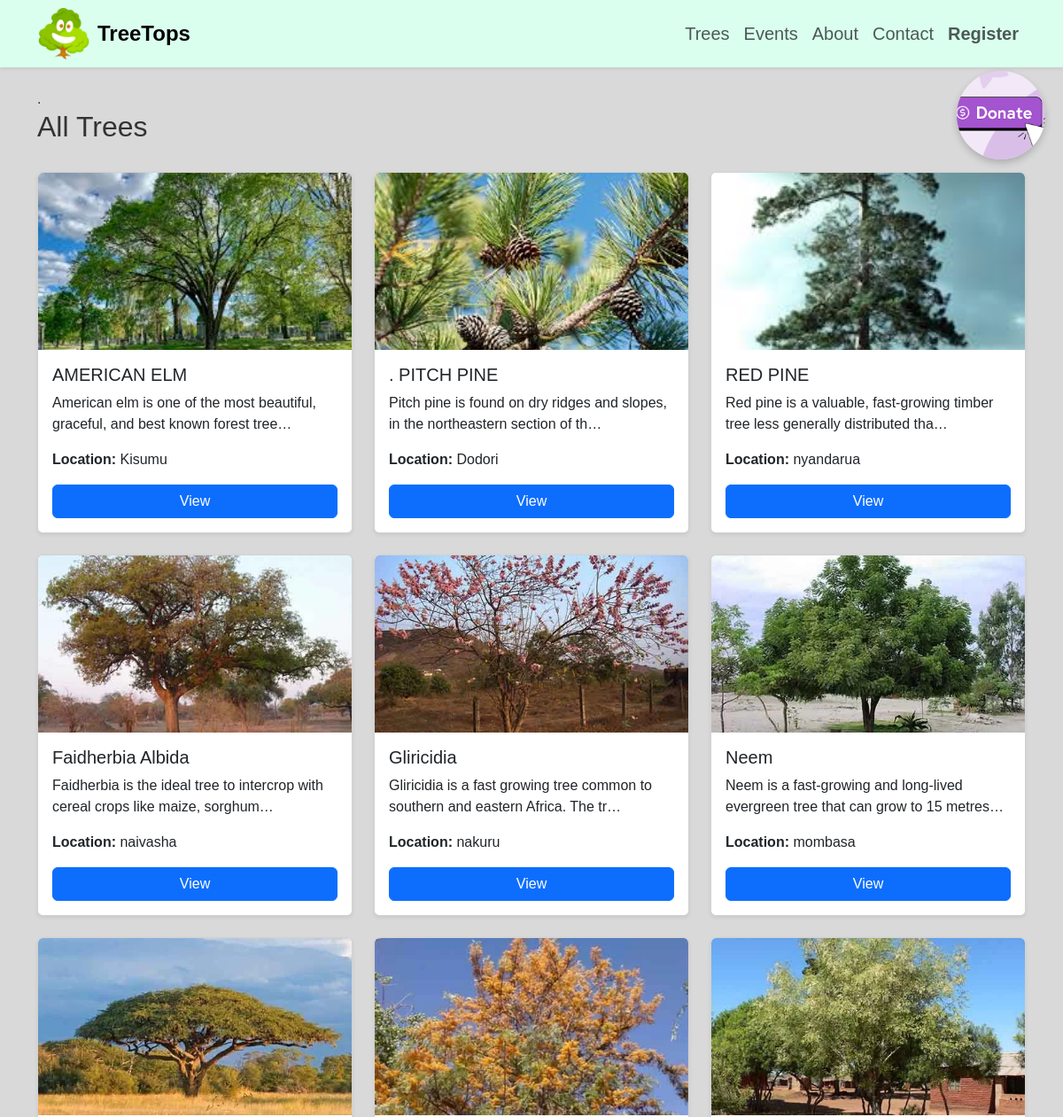
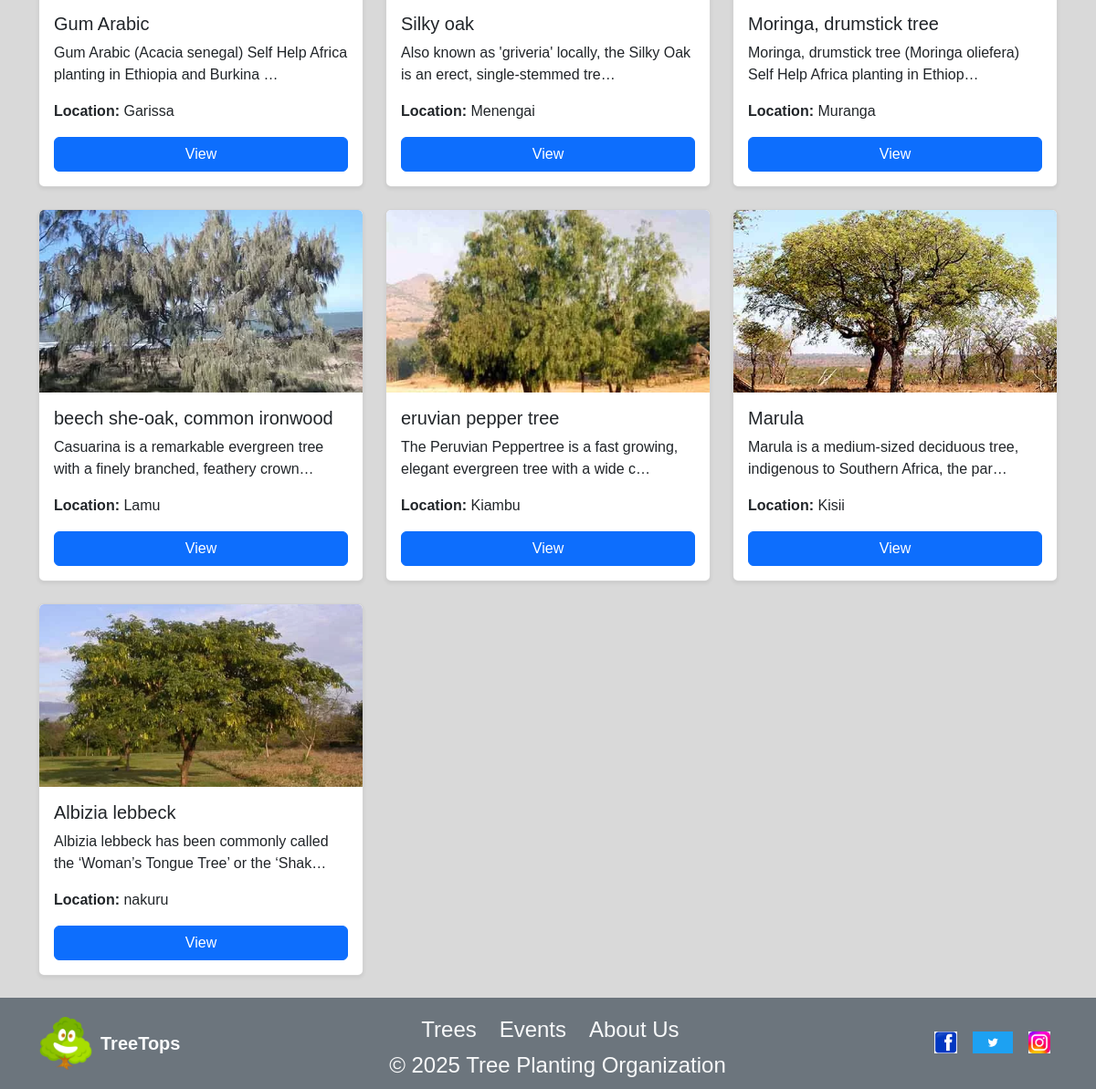
Before: /trees with the older database file (2 pictures, top to bottom).
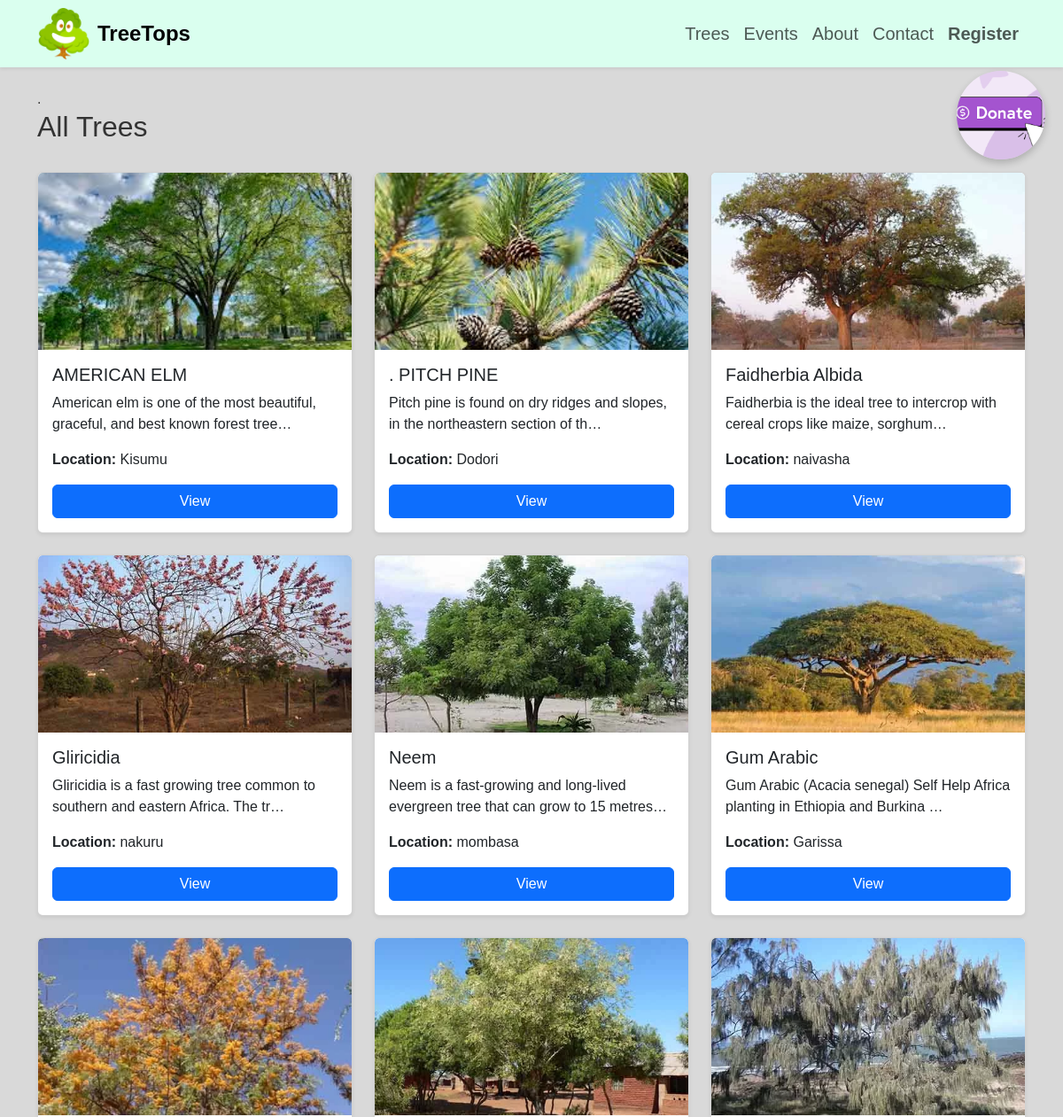
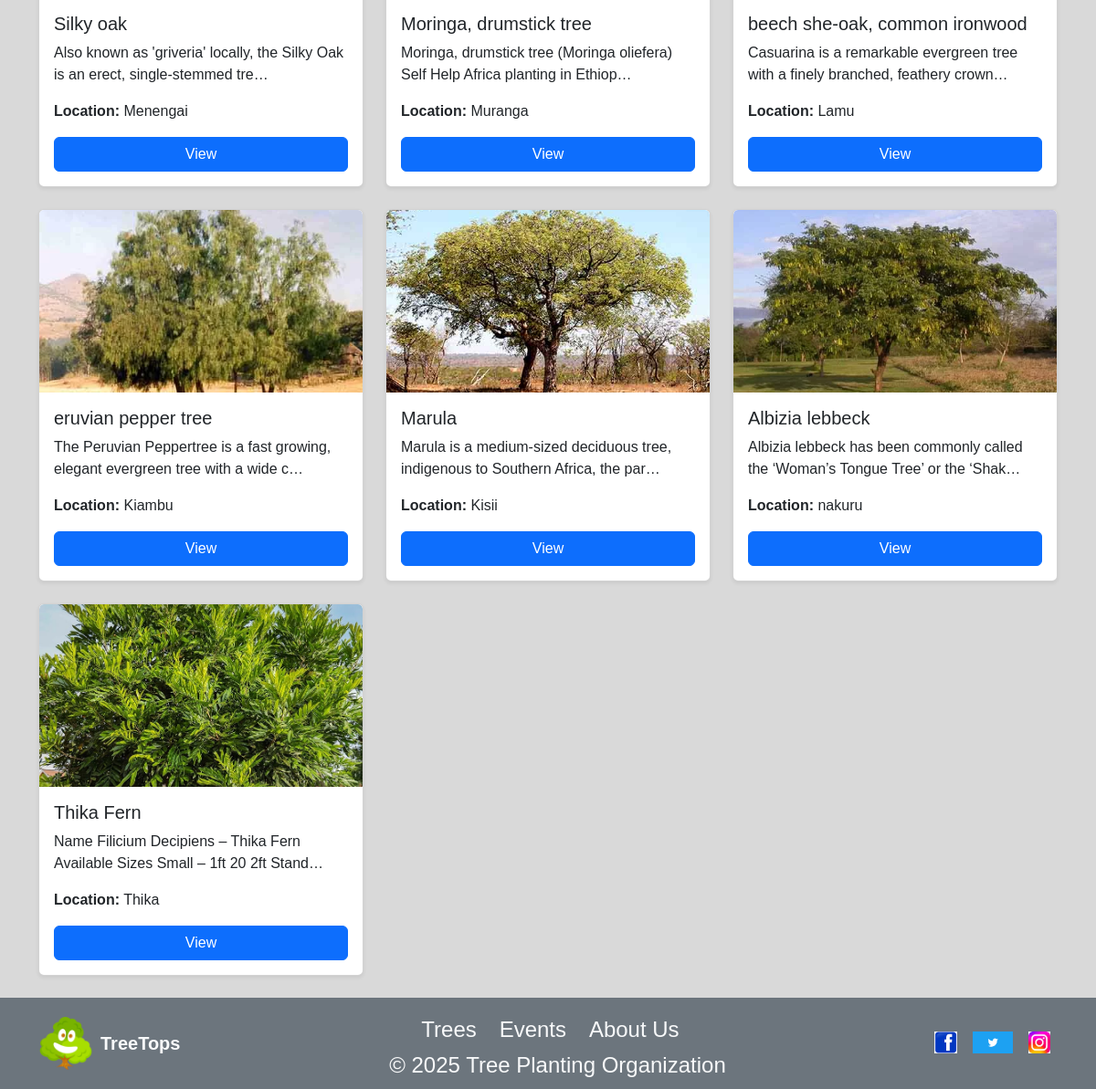
After: the same page with the newer database file (2 pictures, top to bottom).
### trees/models.py (models this page shows, shortened)
class Tree(models.Model):
    name = models.CharField(max_length=200)
    second_name = models.CharField(max_length=100, null=True, blank=True)
    description = models.TextField()
    image = models.ImageField(upload_to='trees/', default='images/logo.png')
    location = models.CharField(max_length=200)
    price = models.DecimalField(max_digits=10, decimal_places=2, null=True, blank=True)
    owner = models.ForeignKey(User, on_delete=models.CASCADE)
    date_added = models.DateTimeField(auto_now_add=True)

### trees/views.py (the view)
# urls.py: path('trees', views.tree_list, name='tree_list'),
def tree_list(request):
    trees = Tree.objects.all()
    context = {'trees': trees}
    return render(request, 'tree_app/tree_list.html', context)

### trees/templates/tree_app/tree_list.html (shortened to what this page needs)
{% extends 'home.html' %}
{% load static %}
{% block content %}
<div class="container my-4">
{% if not user.is_authenticated %}.
    <a href="{% url 'payment' %}" target="_blank"
   style="
       position: absolute;  /* will scroll with the page */
       top: 80px;           /* distance from top of container */
       right: 20px;         /* distance from right */
       z-index: 1050;
   ">
    <img src="{% static 'images/donate.png' %}" alt="Donate"
         style="
             width: 100px;
             height: 100px;
             border-radius: 50%;
             object-fit: cover;
             cursor: pointer;
             box-shadow: 0 4px 8px rgba(0,0,0,0.2);
             transition: transform 0.2s;
         ">
</a>
    {% endif %}
<div class="d-flex justify-content-between align-items-center mb-4 ">
    <h2>All Trees</h2>
</div>
    <div class="row g-4">
        {% for tree in trees %}
        <div class="col-12 col-md-6 col-lg-4 d-flex">
            <div class="card w-100 h-100 shadow-sm rounded overflow-hidden d-flex flex-column">
                {% if tree.image %}
                <img src="{{ tree.image.url }}" class="card-img-top" alt="{{ tree.name }}" style="height:200px; object-fit:cover;">
                {% else %}
                <img src="{% static 'images/default_tree.jpg' %}" class="card-img-top" alt="No Image" style="height:200px; object-fit:cover;">
                {% endif %}
                <div class="card-body d-flex flex-column">
                    <h5 class="card-title">{{ tree.name }}</h5>
                    <p class="card-text flex-grow-1">{{ tree.description|truncatechars:80 }}</p>
                    <p><strong>Location:</strong> {{ tree.location }}</p>
                    <a href="{% url 'tree_detail' tree.id %}" class="btn btn-primary mt-auto">View</a>
                </div>
            </div>
        </div>
        {% empty %}
        <p class="text-center text-muted">No trees available yet.</p>
        {% endfor %}
    </div>
</div>
{% endblock %}

Changed rows visible on the page:
removed Tree: image (picture), name "RED PINE", description "Red pine is a valuable, fast-growing timber tree less generally distributed tha…", location "nyandarua"
added Tree: image (picture), name "Thika Fern", description "Name Filicium Decipiens – Thika Fern Available Sizes Small – 1ft 20 2ft Stand…", location "Thika"
